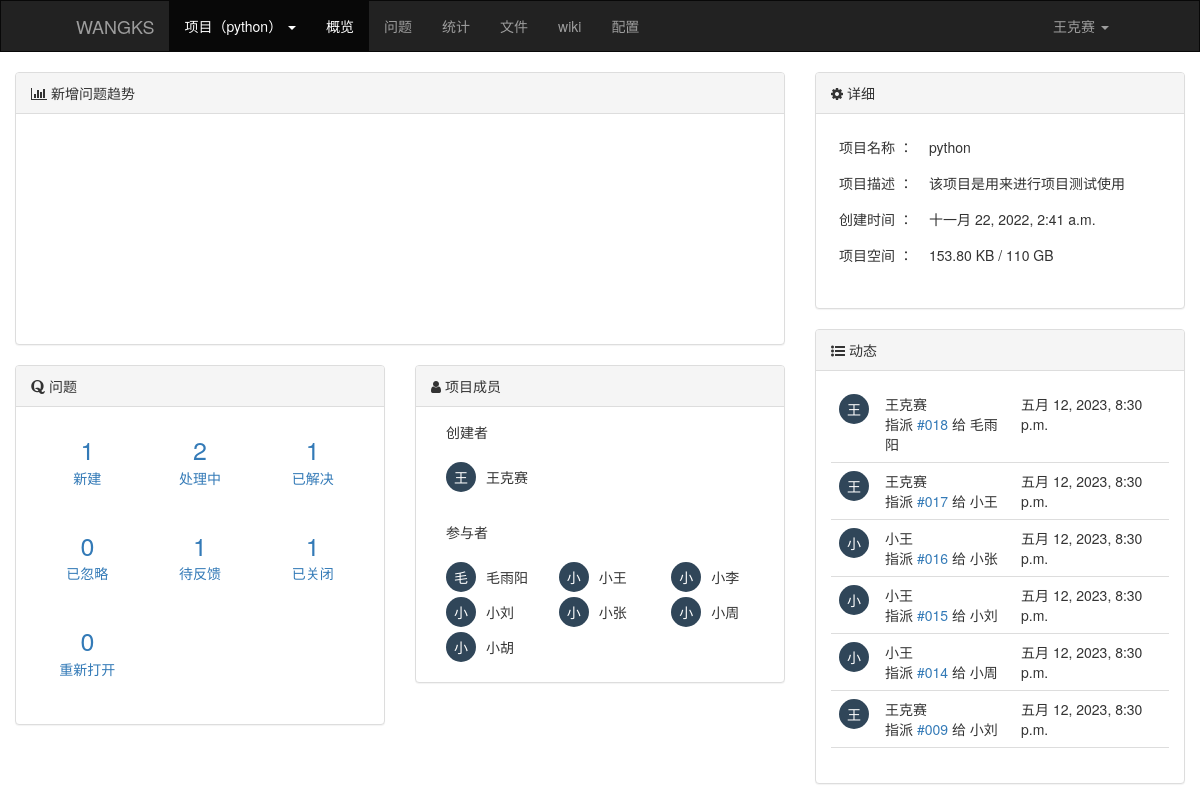
/manage/9/dashboard/ (signed in), run on the app's committed database.
### web/models.py (models this page shows, shortened)
class Project(models.Model):
    COLOR_CHOICES = (
        (1, "#56b8ed"),
        (2, "#f28033"),
        (3, "#ebc656"),
        (4, "#a2d148"),
        (5, "#20BFA4"),
        (6, "#7461c2"),
        (7, "#20bfa3"),
    )
    name = models.CharField(verbose_name='项目名', max_length=32)
    color = models.SmallIntegerField(verbose_name='颜色', choices=COLOR_CHOICES, default=1)
    desc = models.CharField(verbose_name='项目描述', max_length=255, null=True, blank=True)
    use_space = models.BigIntegerField(verbose_name='项目已使用空间', default=0)
    star = models.BooleanField(verbose_name='星标', default=False)
    bucket = models.CharField(verbose_name='腾讯对象存储桶', max_length=128)
    region = models.CharField(verbose_name='腾讯对象存储桶区域', max_length=32)
    join_count = models.SmallIntegerField(verbose_name='参与人数', default=1)
    creator = models.ForeignKey(verbose_name='创建者', to='UserInfo', on_delete=models.DO_NOTHING)
    create_time = models.DateTimeField(verbose_name='创建时间', auto_now_add=True)

class UserInfo(models.Model):
    username = models.CharField(max_length=32, verbose_name='用户名', db_index=True)
    email = models.EmailField(verbose_name='邮箱')
    password = models.CharField(max_length=32, verbose_name='密码')
    mobile_phone = models.CharField(max_length=32, verbose_name='手机号')
    def __str__(self):
        return self.username

class PricePolicy(models.Model):
    title = models.CharField(max_length=68, verbose_name='标题')
    category_choices = (
        (1, "免费版"),
        (2, "收费版"),
        (3, "其他")
    )
    category = models.SmallIntegerField(verbose_name='收费类型', default=1, choices=category_choices)
    price = models.PositiveIntegerField(verbose_name='价格')
    project_num = models.PositiveIntegerField(verbose_name='项目数')
    person_num = models.PositiveIntegerField(verbose_name='项目成员数')
    project_space = models.PositiveIntegerField(verbose_name='单项目空间')
    per_file_size = models.PositiveIntegerField(verbose_name='单文件大小（M）')
    create_datetime = models.DateTimeField(verbose_name='创建时间', auto_now_add=True)

class Issues(models.Model):
    project = models.ForeignKey(verbose_name='项目', to='Project', on_delete=models.CASCADE)
    issues_type = models.ForeignKey(verbose_name='问题类型', to='IssuesType', on_delete=models.DO_NOTHING)
    module = models.ForeignKey(verbose_name='模块', to='Module', null=True, blank=True, on_delete=models.DO_NOTHING)
    subject = models.CharField(verbose_name='主题', max_length=80)
    desc = models.TextField(verbose_name='问题描述')
    priority_choices = (
        ("danger", "高"),
        ("warning", "中"),
        ("success", "低"),
    )
    priority = models.CharField(verbose_name='优先级', max_length=12, choices=priority_choices, default='danger')
    status_choices = (
        (1, '新建'),
        (2, '处理中'),
        (3, '已解决'),
        (4, '已忽略'),
        (5, '待反馈'),
        (6, '已关闭'),
        (7, '重新打开'),
    )
    status = models.SmallIntegerField(verbose_name='状态', choices=status_choices, default=1)
    assign = models.ForeignKey(verbose_name='指派', to='UserInfo', related_name='task', null=True, blank=True, on_delete=models.DO_NOTHING)
    attention = models.ManyToManyField(verbose_name='关注者', to='UserInfo', related_name='observe', blank=True)
    start_date = models.DateField(verbose_name='开始时间', null=True, blank=True)
    end_date = models.DateField(verbose_name='结束时间', null=True, blank=True)
    mode_choices = (
        (1, '公开模式'),
        (2, '隐私模式'),
    )
    mode = models.SmallIntegerField(verbose_name='模式', choices=mode_choices, default=1)
    parent = models.ForeignKey(verbose_name='父问题', to='self', related_name='child', null=True, blank=True,
                               on_delete=models.SET_NULL)
    creator = models.ForeignKey(verbose_name='创建者', to='UserInfo', related_name='create_problems', on_delete=models.DO_NOTHING)
    create_datetime = models.DateTimeField(verbose_name='创建时间', auto_now_add=True)
    latest_update_datetime = models.DateTimeField(verbose_name='最后更新时间', auto_now=True)

### web/views/dashboard.py (the view)
def dashboard(request, project_id):
    status_dict = collections.OrderedDict()
    for key, text in models.Issues.status_choices:
        status_dict[key] = {'text': text, 'count': 0}
    issues_data = models.Issues.objects.filter(project_id=project_id).values('status').annotate(ct=Count('id'))
    for item in issues_data:
        status_dict[item['status']]['count'] = item['ct']
    user_list = models.ProjectUser.objects.filter(project_id=project_id).values('user_id', 'user__username')
    top_ten = models.Issues.objects.filter(project_id=project_id, assign__isnull=False).order_by('-id')[0:10]
    context = {
        'status_dict': status_dict,
        'user_list': user_list,
        'top_ten_object': top_ten
    }
    return render(request, 'dashboard.html', context)

### web/templatetags/dashboard.py (called while the page is built)
@register.simple_tag
def user_space(size):
    if size >= 1024 * 1024 * 1024:
        return "%.2f GB" % (size / (1024 * 1024 * 1024),)
    elif size >= 1024 * 1024:
        return "%.2f MB" % (size / (1024 * 1024),)
    elif size >= 1024:
        return "%.2f KB" % (size / 1024,)
    else:
        return "%d B" % size

### web/templatetags/issues.py (called while the page is built)
@register.simple_tag
def string_just(num):
    if num < 100:
        num = str(num).rjust(3, "0")
    return "#{}".format(num)

### web/templatetags/project.py (called while the page is built)
@register.inclusion_tag('inclusion/all_project_list.html')
def all_project_list(request):
    creat_project_list = models.Project.objects.filter(creator=request.tracer.user).all()
    join_project_list = models.ProjectUser.objects.filter(user=request.tracer.user).all()
    return {"creat_project_list": creat_project_list, "join_project_list": join_project_list, 'request':request}

@register.inclusion_tag('inclusion/manage_menu.html')
def manage_menu(request):
    menu_list = [
        {"title": "概览", "url": reverse("web:dashboard", kwargs={'project_id': request.tracer.project.id})},
        {"title": "问题", "url": reverse("web:issues", kwargs={'project_id': request.tracer.project.id})},
        {"title": "统计", "url": reverse("web:statistics", kwargs={'project_id': request.tracer.project.id})},
        {"title": "文件", "url": reverse("web:file", kwargs={'project_id': request.tracer.project.id})},
        {"title": "wiki", "url": reverse("web:wiki", kwargs={'project_id': request.tracer.project.id})},
        {"title": "配置", "url": reverse("web:setting", kwargs={'project_id': request.tracer.project.id})},
    ]
    for item in menu_list:
        if request.path_info.startswith(item.get('url')):
            item['class'] = 'active'
    return {"menu_list": menu_list}

### web/templates/dashboard.html (shortened to what this page needs)
{% extends 'layout/manage.html' %}
{% load static %}
{% load dashboard %}
{% load issues %}
{% block content %}
    <div class="container-fluid" style="margin-top: 20px;">
        <div class="row">
            <div class="col-md-8">
                <div class="panel panel-default">
                    <div class="panel-heading">
                        <i class="fa fa-bar-chart" aria-hidden="true"></i>
                        新增问题趋势
                    </div>
                    <div class="panel-body">
                        <div id="chart" style="width:100%;min-height:200px"></div>
                    </div>
                </div>
                <div class="row">
                    <div class="col-md-6">
                        <div class="panel panel-default">
                            <div class="panel-heading">
                                <i class="fa fa-quora" aria-hidden="true"></i>
                                问题
                            </div>
                            <div class="panel-body">
                                {% for key,item in status_dict.items %}
                                    <div class="col-sm-4 status-count">
                                        <a href="{% url 'web:issues' project_id=request.tracer.project.id %}?status={{ key }}">
                                            <div class="count">{{ item.count }}</div>
                                            <div>{{ item.text }}</div>
                                        </a>
                                    </div>
                                {% endfor %}
                            </div>
                        </div>
                    </div>
                    <div class="col-md-6">
                        <div class="panel panel-default">
                            <div class="panel-heading">
                                <i class="fa fa-user" aria-hidden="true"></i>
                                项目成员
                            </div>
                            <div class="panel-body user-item">
                                <div class="col-sm-12 title">创建者</div>
                                <div class="clearfix" style="margin-bottom: 30px;">
                                    <div class="col-sm-4">
                                        <div class="avatar">{{ request.tracer.project.creator.username.0|upper }}</div>
                                        <div class="text">{{ request.tracer.project.creator.username }}</div>
                                    </div>
                                </div>
                                <div class="col-sm-12 title">参与者</div>
                                <div>
                                    {% for item in user_list %}
                                        <div class="col-sm-4" style="margin-bottom: 5px">
                                            <div class="avatar">{{ item.user__username.0|upper }}</div>
                                            <div class="text">{{ item.user__username }}</div>
                                        </div>
                                    {% endfor %}
                                </div>
                            </div>
                        </div>
                    </div>
                </div>
            </div>
            <div class="col-md-4">
                <div class="panel panel-default">
                    <div class="panel-heading">
                        <i class="fa fa-cog title-icon"></i>
                        详细
                    </div>
                    <div class="panel-body">
                        <table class="table table-right">
                            <tbody>
                            <tr>
                                <td class="label-left">项目名称 ：</td>
                                <td>{{ request.tracer.project.name }}</td>
                            </tr>
                            <tr>
                                <td class="label-left">项目描述 ：</td>
                                <td>{{ request.tracer.project.desc }}</td>
                            </tr>
                            <tr>
                                <td class="label-left">创建时间 ：</td>
                                <td>{{ request.tracer.project.create_time }}</td>
                            </tr>
                            <tr>
                                <td class="label-left">项目空间 ：</td>
                                <td> {% user_space request.tracer.project.use_space %}
                                    / {{ request.tracer.price_policy.project_space }} GB
                                </td>
                            </tr>
                            </tbody>
                        </table>
                    </div>
                </div>
                <div class="panel panel-default">
                    <div class="panel-heading">
                        <i class="fa fa-list-ul" aria-hidden="true"></i>
                        动态
                    </div>
                    <div class="panel-body top-10">
                        <table class="table">
                            <tbody>
                            {% for item in top_ten_object %}
                                <tr>
                                    <td style="width: 46px;">
                                        <div class="avatar">{{ item.creator.username.0|upper }}</div>
                                    </td>
                                    <td>
                                        <div>{{ item.creator.username }}</div>
                                        <div>指派
                                            <a href="{% url 'web:issues_detail' project_id=request.tracer.project.id issues_id=item.id %}">{% string_just item.id %}</a>
                                            给 {{ item.assign.username }}
                                        </div>
                                    </td>
                                    <td style="width: 156px;">
                                        {{ item.create_datetime }}
                                    </td>
                                </tr>
                            {% endfor %}
                            </tbody>
                        </table>
                    </div>
                </div>
            </div>
        </div>
    </div>
{% endblock %}

### web/templates/layout/manage.html (shortened to what this page needs)
{% load static %}
{% load project %}
<!DOCTYPE html>
<html lang="en">
<head>
    <link rel="stylesheet" href="{% static 'plugin/bootstrap/css/bootstrap.min.css' %}">
    <link rel="stylesheet" href="{% static 'plugin/font-awesome/css/font-awesome.min.css' %}">
</head>
<body>
<nav class="navbar navbar-inverse">
    <div class="container-fluid">
        <div class="navbar-header">
            <a class="navbar-brand" href="{% url 'web:project_list' %}">WANGKS</a>
        </div>
        <div class="collapse navbar-collapse" id="bs-example-navbar-collapse-1">
            <ul class="nav navbar-nav">
                {% all_project_list request %}
                {% if request.tracer.project %}
                    {% manage_menu request %}
                {% endif %}
            </ul>
            <ul class="nav navbar-nav navbar-right">
                <li class="dropdown">
                    <a class="dropdown-toggle" data-toggle="dropdown" role="button" aria-haspopup="true"
                       aria-expanded="false">{{ request.tracer.user }} <span class="caret"></span></a>
                </li>
            </ul>
        </div>
    </div>
</nav>
{% block content %}{% endblock %}
</body>
</html>

### web/templates/inclusion/all_project_list.html (shortened to what this page needs)
<li class="dropdown active">
    <a class="dropdown-toggle" data-toggle="dropdown" role="button" aria-haspopup="true"
       aria-expanded="false">项目{% if request.tracer.project %}（{{ request.tracer.project.name }}）{% endif %} <span class="caret"></span></a>

### web/templates/layout/manage.html (style rules this page uses)
.navbar { border-radius: 0; margin-bottom: 0; padding: 0 60px; }

### web/templates/dashboard.html (style rules this page uses)
.table-right > tbody > tr > td.label-left { width: 90px; }
.table-right > tbody > tr > td { border: 0; }
.status-count { text-align: center; margin-top: 10px; margin-bottom: 30px; font-size: 14px; }
.status-count .count { font-size: 25px; }
.status-count a { text-decoration: none; }
.user-item .title { margin-bottom: 20px; }
.user-item .avatar, .top-10 .avatar { float: left; margin-right: 10px; display: inline-block; width: 30px; height: 30px; background-color: #304659; color: white; text-align: center; line-height: 30px; border-radius: 50%; }
.user-item .text { line-height: 30px; }
.top-10 .avatar { margin-right: 0; }
.top-10 td { padding: 5px 10px; }
.top-10 .table > tbody > tr > td { border-top: 0; border-bottom: 1px solid #ddd; }

### data on the page
Project: tracer.project.name "python", tracer.project.creator.username.0 "王", tracer.project.creator.username "王克赛", tracer.project.desc "该项目是用来进行项目测试使用", tracer.project.create_time "十一月 22, 2022, 2:41 a.m.", use_space "153.80 KB"
UserInfo: tracer.user "王克赛"
PricePolicy: tracer.price_policy.project_space "110"
Issues: creator.username.0 "王", creator.username "王克赛", id "#018", assign.username "毛雨阳", create_datetime "五月 12, 2023, 8:30 p.m."
Issues: creator.username.0 "王", creator.username "王克赛", id "#017", assign.username "小王", create_datetime "五月 12, 2023, 8:30 p.m."
Issues: creator.username.0 "小", creator.username "小王", id "#016", assign.username "小张", create_datetime "五月 12, 2023, 8:30 p.m."
Issues: creator.username.0 "小", creator.username "小王", id "#015", assign.username "小刘", create_datetime "五月 12, 2023, 8:30 p.m."
Issues: creator.username.0 "小", creator.username "小王", id "#014", assign.username "小周", create_datetime "五月 12, 2023, 8:30 p.m."
Issues: creator.username.0 "王", creator.username "王克赛", id "#009", assign.username "小刘", create_datetime "五月 12, 2023, 8:30 p.m."

### other printed values
{{ menu.title }} "概览" "问题" "统计" "文件" "wiki" "配置"
{{ item.count }} "1" "2" "1" "0" "1" "1" "0"
{{ item.text }} "新建" "处理中" "已解决" "已忽略" "待反馈" "已关闭" "重新打开"
{{ item.user__username.0|upper }} "毛" "小" "小" "小" "小" "小" "小"
{{ item.user__username }} "毛雨阳" "小王" "小李" "小刘" "小张" "小周" "小胡"
